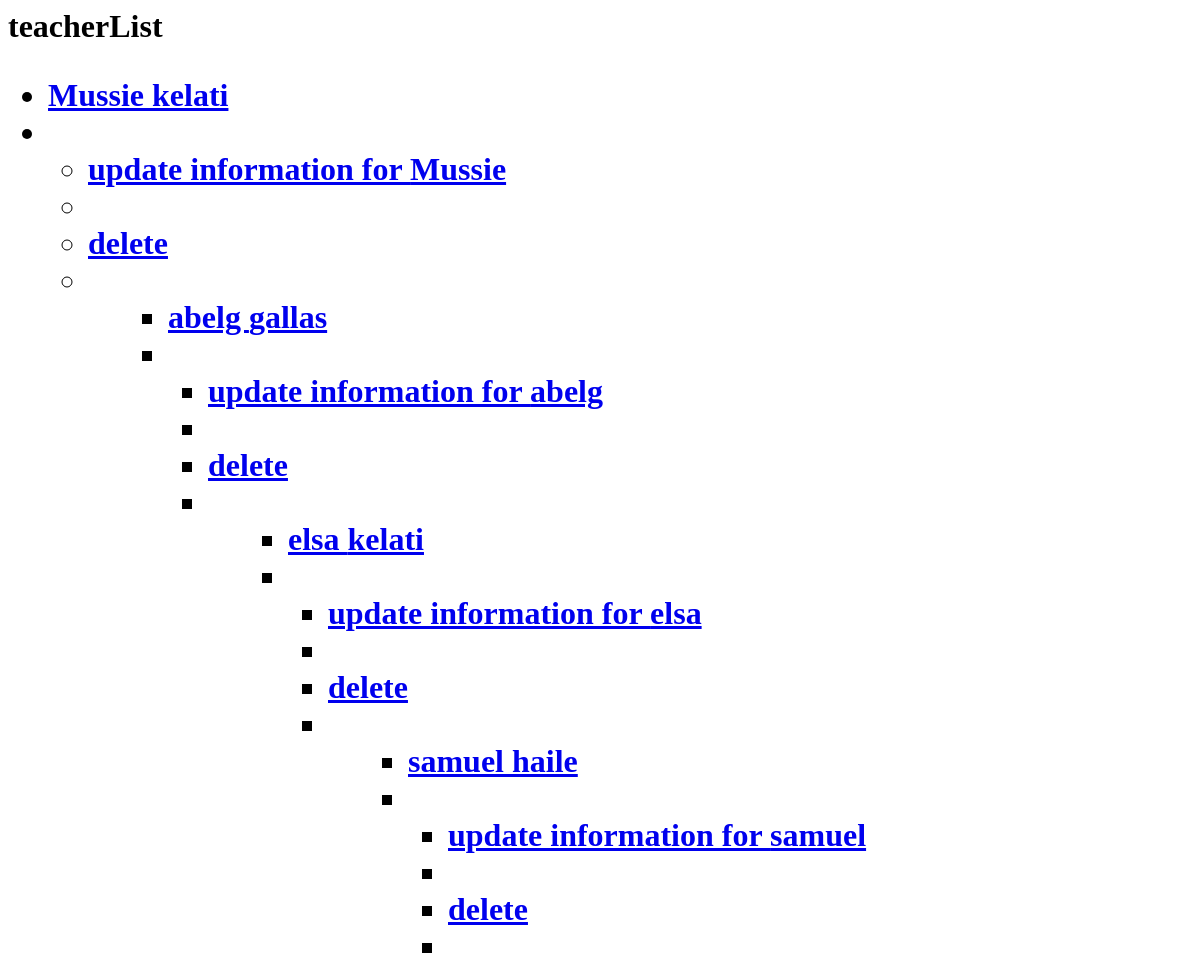
/classroom/teacher_list, run on an earlier commit of the app's database.
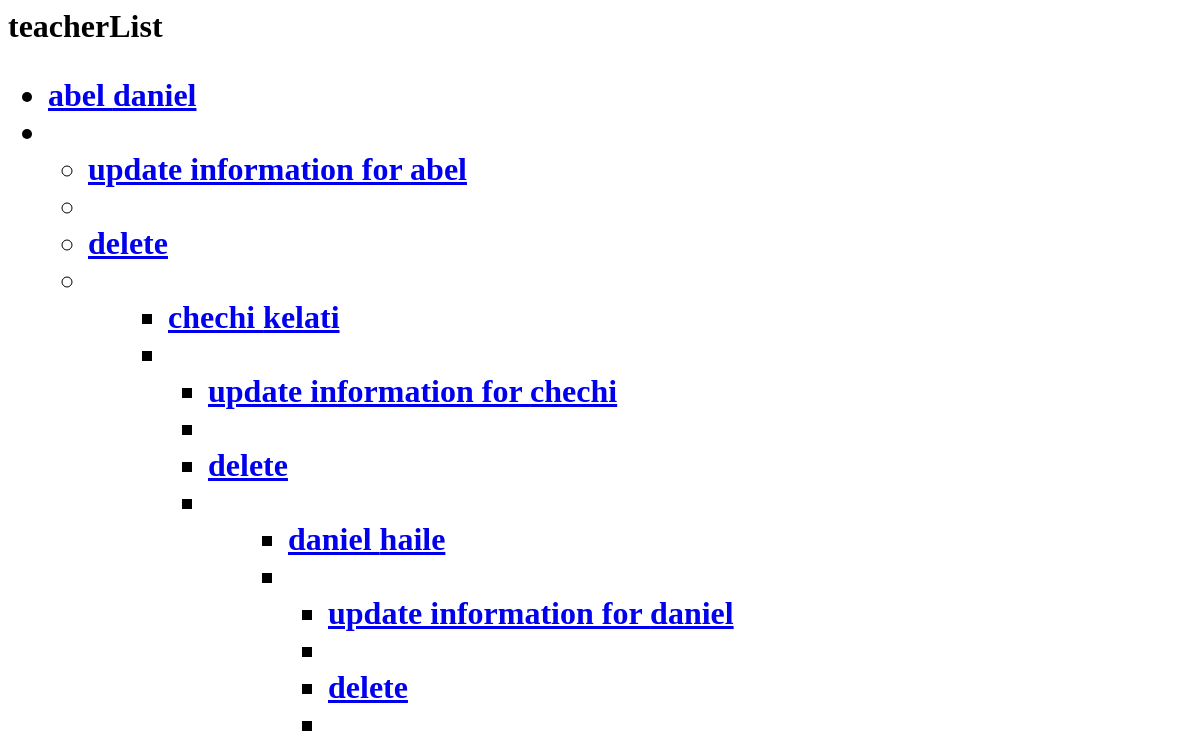
And on a later commit of the database.
### classroom/models.py (models this page shows, shortened)
class Teacher(models.Model):
    first_name = models.CharField( max_length=30)
    last_name = models.CharField(max_length=30)
    subject  = models.CharField( max_length=30)

### classroom/views.py (the view)
# urls.py: path('teacher_list', TeacherListView.as_view(), name='teacher_list'),
class TeacherListView(ListView):
    model =Teacher
    template_name = "teacher_list.html"
    queryset = Teacher.objects.order_by('first_name')
    context_object_name = "teacher_list"

### classroom/templates/classroom/teacher_list.html (shortened to what this page needs)
<h1>teacherList <h1>
<ul>
    {%for teacher in teacher_list %}
         <li>
              <a href="/classroom/teacher_detail/{{teacher.id}}">{{ teacher.first_name }} {{ teacher.last_name }}</a>
         <li>
            <ul>
                <li>
                    <a href="/classroom/update_teacher/{{teacher.id}}">update information for {{teacher.first_name}}</a>
                 <li>
                 <li>
                 <a href="/classroom/delete_teacher/{{teacher.id}}">delete</a>
                 <li>
            <ul>
    <ul>
{% endfor %}

What changed in the data, as far as the page shows it:
removed Teacher: first_name "Mussie", last_name "kelati"
removed Teacher: first_name "abelg", last_name "gallas"
removed Teacher: first_name "elsa", last_name "kelati"
removed Teacher: first_name "samuel", last_name "haile"
added Teacher: first_name "abel", last_name "daniel"
added Teacher: first_name "chechi", last_name "kelati"
added Teacher: first_name "daniel", last_name "haile"
